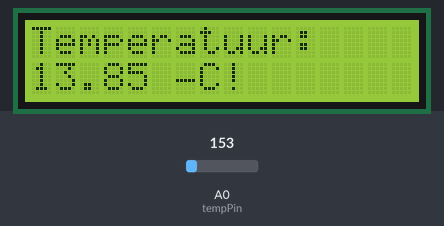
Bench run of a sketch on a simulated Arduino Uno, built with avr-gcc and run on an emulated ATmega328P. Parts: 16×2 character LCD. Inputs (shaded band) come from the test bench; at power-on: A0 (tempPin) = 153.

Above: at 3.2 s.
3.3 s: A0 (tempPin) set to 126
At 5.9 s:
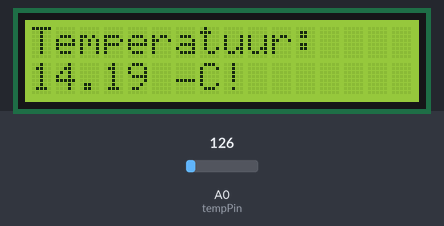
9.5 s: A0 (tempPin) set to 114
At 11.8 s:
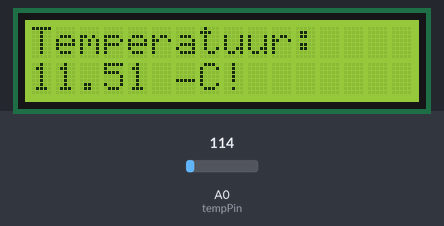
17.1 s: A0 (tempPin) set to 133
At 21.2 s:
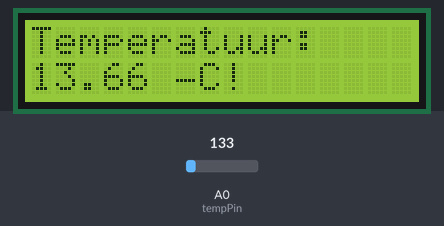
Timing chart, 0 to 22.7 s (numbered marks = the images above; inputs shaded):
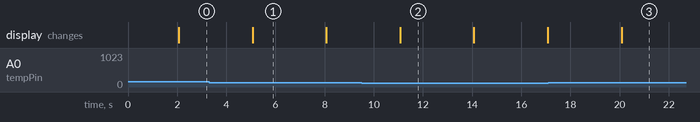

Measured:
- after the input at 17.1 s, the display: changes after 3.0 s (image 3)
- what the display in image 1 shows lasts 3.0 s, from 5.1 s to 8.1 s

The sketch:

crystal_ball.ino
```cpp
#include <LiquidCrystal.h>

LiquidCrystal lcd(12,11,5,4,3,2);

const short switchPin = 6;
const short tempPin = A0;

float temperature = 0;

void setup() {
  lcd.begin(16,2);
  lcd.print("Ask Me");
  lcd.setCursor(0,1);
  lcd.print("Anything!");
  delay(2000);
  lcd.setCursor(0,0);
  lcd.print("Temperatuur:");
}

void loop() {
  temperature = (temperature + ((((analogRead(tempPin)/1024.0)*5.0) - .5) * 100) + 3)/2;

  lcd.setCursor(0,1);
  lcd.print(temperature);
  lcd.print(" ");
  lcd.print(char(176));
  lcd.print("C");
  delay(3000);
}
```
